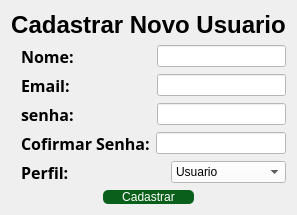
      <widget class="QWidget" name="pg_cad_usu">
       <layout class="QVBoxLayout" name="verticalLayout_18">
        <item>
         <widget class="QLabel" name="label_19">
          <property name="sizePolicy">
           <sizepolicy hsizetype="Expanding" vsizetype="Maximum">
            <horstretch>0</horstretch>
            <verstretch>0</verstretch>
           </sizepolicy>
          </property>
          <property name="maximumSize">
           <size>
            <width>16777215</width>
            <height>100</height>
           </size>
          </property>
          <property name="text">
           <string>&lt;html&gt;&lt;head/&gt;&lt;body&gt;&lt;p align=&quot;center&quot;&gt;&lt;span style=&quot; font-size:18pt; font-weight:600;&quot;&gt;Cadastrar Novo Usuario&lt;/span&gt;&lt;/p&gt;&lt;/body&gt;&lt;/html&gt;</string>
          </property>
         </widget>
        </item>
        <item>
         <layout class="QHBoxLayout" name="horizontalLayout_17">
          <property name="leftMargin">
           <number>10</number>
          </property>
          <item>
           <widget class="QLabel" name="label_24">
            <property name="sizePolicy">
             <sizepolicy hsizetype="Expanding" vsizetype="Preferred">
              <horstretch>0</horstretch>
              <verstretch>0</verstretch>
             </sizepolicy>
            </property>
            <property name="maximumSize">
             <size>
              <width>140</width>
              <height>16777215</height>
             </size>
            </property>
            <property name="font">
             <font>
              <family>Arial Black</family>
              <pointsize>12</pointsize>
              <weight>75</weight>
              <bold>true</bold>
             </font>
            </property>
            <property name="text">
             <string>Nome:</string>
            </property>
           </widget>
          </item>
          <item>
           <widget class="QLineEdit" name="txt_nome_usu">
            <property name="styleSheet">
             <string notr="true">background-color: white; color: black;</string>
            </property>
           </widget>
          </item>
         </layout>
        </item>
        <item>
         <layout class="QHBoxLayout" name="horizontalLayout_15">
          <property name="leftMargin">
           <number>10</number>
          </property>
          <item>
           <widget class="QLabel" name="label_22">
            <property name="sizePolicy">
             <sizepolicy hsizetype="Expanding" vsizetype="Preferred">
              <horstretch>0</horstretch>
              <verstretch>0</verstretch>
             </sizepolicy>
            </property>
            <property name="minimumSize">
             <size>
              <width>53</width>
              <height>0</height>
             </size>
            </property>
            <property name="maximumSize">
             <size>
              <width>142</width>
              <height>16777215</height>
             </size>
            </property>
            <property name="font">
             <font>
              <family>Arial Black</family>
              <pointsize>12</pointsize>
              <weight>75</weight>
              <bold>true</bold>
             </font>
            </property>
            <property name="text">
             <string>Email:</string>
            </property>
           </widget>
          </item>
          <item>
           <widget class="QLineEdit" name="txt_email">
            <property name="styleSheet">
             <string notr="true">background-color: white; color: black;</string>
            </property>
           </widget>
          </item>
         </layout>
        </item>
        <item>
         <layout class="QHBoxLayout" name="horizontalLayout_18">
          <property name="leftMargin">
           <number>10</number>
          </property>
          <item>
           <widget class="QLabel" name="label_25">
            <property name="sizePolicy">
             <sizepolicy hsizetype="Expanding" vsizetype="Preferred">
              <horstretch>0</horstretch>
              <verstretch>0</verstretch>
             </sizepolicy>
            </property>
            <property name="minimumSize">
             <size>
              <width>71</width>
              <height>0</height>
             </size>
            </property>
            <property name="maximumSize">
             <size>
              <width>142</width>
              <height>16777215</height>
             </size>
            </property>
            <property name="font">
             <font>
              <family>Arial Black</family>
              <pointsize>12</pointsize>
              <weight>75</weight>
              <bold>true</bold>
             </font>
            </property>
            <property name="text">
             <string>senha:</string>
            </property>
           </widget>
          </item>
          <item>
           <widget class="QLineEdit" name="txt_senha">
            <property name="styleSheet">
             <string notr="true">background-color: white; color: black;</string>
            </property>
            <property name="echoMode">
             <enum>QLineEdit::Password</enum>
            </property>
           </widget>
          </item>
         </layout>
        </item>
        <item>
         <layout class="QHBoxLayout" name="horizontalLayout_16">
          <property name="leftMargin">
           <number>10</number>
          </property>
          <item>
           <widget class="QLabel" name="label_23">
            <property name="font">
             <font>
              <family>Arial Black</family>
              <pointsize>12</pointsize>
              <weight>75</weight>
              <bold>true</bold>
             </font>
            </property>
            <property name="text">
             <string>Cofirmar Senha:</string>
            </property>
           </widget>
          </item>
          <item>
           <widget class="QLineEdit" name="txt_comfirma_senha">
            <property name="styleSheet">
             <string notr="true">background-color: white; color: black;</string>
            </property>
            <property name="echoMode">
             <enum>QLineEdit::Password</enum>
            </property>
           </widget>
          </item>
         </layout>
        </item>
        <item>
         <layout class="QHBoxLayout" name="horizontalLayout_19">
          <property name="leftMargin">
           <number>10</number>
          </property>
          <item>
           <widget class="QLabel" name="label_30">
            <property name="sizePolicy">
             <sizepolicy hsizetype="Maximum" vsizetype="Preferred">
              <horstretch>0</horstretch>
              <verstretch>0</verstretch>
             </sizepolicy>
            </property>
            <property name="minimumSize">
             <size>
              <width>144</width>
              <height>0</height>
             </size>
            </property>
            <property name="font">
             <font>
              <family>Arial Black</family>
              <pointsize>12</pointsize>
              <weight>75</weight>
              <bold>true</bold>
             </font>
            </property>
            <property name="text">
             <string>Perfil: </string>
            </property>
           </widget>
          </item>
          <item>
           <widget class="QComboBox" name="cb_perfil">
            <property name="styleSheet">
             <string notr="true">background-color: white; color: black;</string>
            </property>
            <item>
             <property name="text">
              <string>Usuario</string>
             </property>
            </item>
            <item>
             <property name="text">
              <string>Adiministrador</string>
             </property>
            </item>
           </widget>
          </item>
         </layout>
        </item>
        <item>
         <layout class="QHBoxLayout" name="horizontalLayout_14">
          <property name="spacing">
           <number>0</number>
          </property>
          <item>
           <widget class="QLabel" name="label_20">
            <property name="sizePolicy">
             <sizepolicy hsizetype="Preferred" vsizetype="Maximum">
              <horstretch>0</horstretch>
              <verstretch>0</verstretch>
             </sizepolicy>
            </property>
            <property name="maximumSize">
             <size>
              <width>16777215</width>
              <height>40</height>
             </size>
            </property>
            <property name="text">
             <string/>
            </property>
           </widget>
          </item>
          <item>
           <widget class="QPushButton" name="btn_cad_usu">
            <property name="sizePolicy">
             <sizepolicy hsizetype="Minimum" vsizetype="Maximum">
              <horstretch>0</horstretch>
              <verstretch>0</verstretch>
             </sizepolicy>
            </property>
            <property name="maximumSize">
             <size>
              <width>16777215</width>
              <height>40</height>
             </size>
            </property>
            <property name="styleSheet">
             <string notr="true">QPushButton{background-color: #0A601B;
color: white;
border: none; border-radius: 5px;}
 QPushButton:hover{background-color: white;
color: #0A601B;
border: 2px solid #0A601B;}</string>
            </property>
            <property name="text">
             <string>Cadastrar</string>
            </property>
           </widget>
          </item>
          <item>
           <widget class="QLabel" name="label_21">
            <property name="sizePolicy">
             <sizepolicy hsizetype="Preferred" vsizetype="Maximum">
              <horstretch>0</horstretch>
              <verstretch>0</verstretch>
             </sizepolicy>
            </property>
            <property name="maximumSize">
             <size>
              <width>16777215</width>
              <height>40</height>
             </size>
            </property>
            <property name="text">
             <string/>
            </property>
           </widget>
          </item>
         </layout>
        </item>
       </layout>
      </widget>
